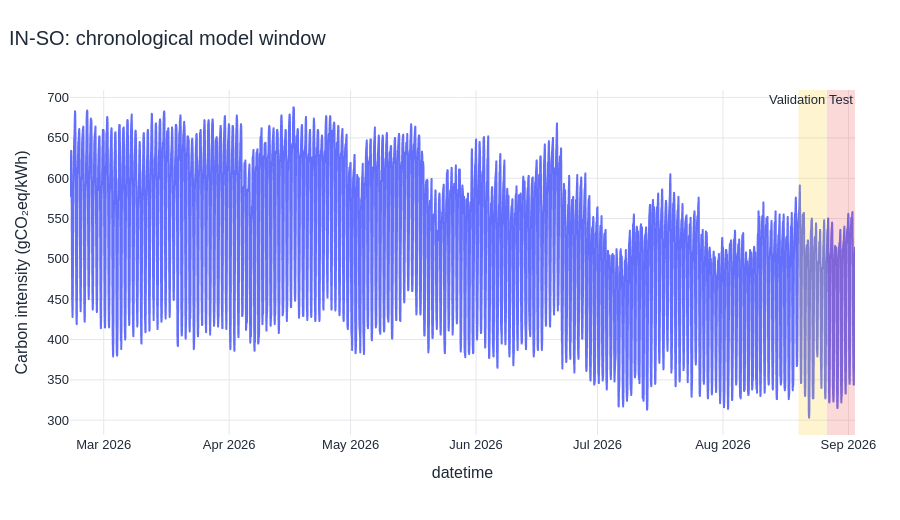

The cell this chart's notebook holds for it:
### Markdown cell above
## 9. Forecast design

*Use one chronological split and prevent future information from entering training*

We use 180 training days, 7 validation days, and one untouched 7-day test set. Every model predicts all 168 test hours recursively or directly. The data is never shuffled.

### Code cell
bundle = run_forecasts(REGION, data)
split_table = pd.DataFrame({
    "Split": ["Training", "Validation", "Final test"],
    "Start": [bundle.train.index.min(), bundle.validation.index.min(), bundle.test.index.min()],
    "End": [bundle.train.index.max(), bundle.validation.index.max(), bundle.test.index.max()],
    "Hours": [len(bundle.train), len(bundle.validation), len(bundle.test)],
})
display(split_table)

split_frame = bundle.frame.reset_index()
fig = px.line(split_frame, x="datetime", y="carbon", title=f"{REGION}: chronological model window")
fig.add_vrect(x0=bundle.validation.index.min(), x1=bundle.validation.index.max(),
              fillcolor="#facc15", opacity=0.2, line_width=0, annotation_text="Validation")
fig.add_vrect(x0=bundle.test.index.min(), x1=bundle.test.index.max(),
              fillcolor="#ef4444", opacity=0.2, line_width=0, annotation_text="Test")
fig.update_yaxes(title="Carbon intensity (gCO₂eq/kWh)")
show_chart(fig)

display(Markdown(
    f"All **{len(bundle.test)} test hours** occur after training and validation. "
    "The same timestamps and actual values are used for every score, so the comparison is fair."
))

### Figure 1 — Plotly figure (JSON) as saved in the notebook; plotly's stock layout.template omitted (floating-point values rounded to 4 significant figures; data arrays with more than 128 entries replaced by an {"elided": "..."} marker saying what was removed)
{"data": [{"hovertemplate": "datetime=%{x}<br>carbon=%{y}<extra></extra>", "legendgroup": "", "line": {"color": "#636efa", "dash": "solid"}, "marker": {"symbol": "circle"}, "mode": "lines", "name": "", "showlegend": false, "type": "scattergl", "x": {"elided": "4656 str values"}, "xaxis": "x", "y": {"elided": "4656 float values"}, "yaxis": "y"}], "layout": {"annotations": [{"showarrow": false, "text": "Validation", "x": "2026-08-26T15:00:00+00:00", "xanchor": "right", "xref": "x", "y": 1, "yanchor": "top", "yref": "y domain"}, {"showarrow": false, "text": "Test", "x": "2026-09-02T15:00:00+00:00", "xanchor": "right", "xref": "x", "y": 1, "yanchor": "top", "yref": "y domain"}], "autosize": true, "font": {"color": "#1f2937", "family": "Arial, sans-serif", "size": 13}, "height": 520, "hoverlabel": {"font": {"size": 13}}, "legend": {"tracegroupgap": 0}, "margin": {"b": 85, "l": 70, "r": 45, "t": 90}, "shapes": [{"fillcolor": "#facc15", "line": {"width": 0}, "opacity": 0.2, "type": "rect", "x0": "2026-08-19T16:00:00+00:00", "x1": "2026-08-26T15:00:00+00:00", "xref": "x", "y0": 0, "y1": 1, "yref": "y domain"}, {"fillcolor": "#ef4444", "line": {"width": 0}, "opacity": 0.2, "type": "rect", "x0": "2026-08-26T16:00:00+00:00", "x1": "2026-09-02T15:00:00+00:00", "xref": "x", "y0": 0, "y1": 1, "yref": "y domain"}], "title": {"font": {"size": 20}, "text": "IN-SO: chronological model window", "x": 0.01, "xanchor": "left"}, "xaxis": {"anchor": "y", "automargin": true, "domain": [0.0, 1.0], "gridcolor": "#e5e7eb", "showgrid": true, "title": {"text": "datetime"}}, "yaxis": {"anchor": "x", "automargin": true, "domain": [0.0, 1.0], "gridcolor": "#e5e7eb", "showgrid": true, "title": {"text": "Carbon intensity (gCO₂eq/kWh)"}, "zeroline": false}}}
